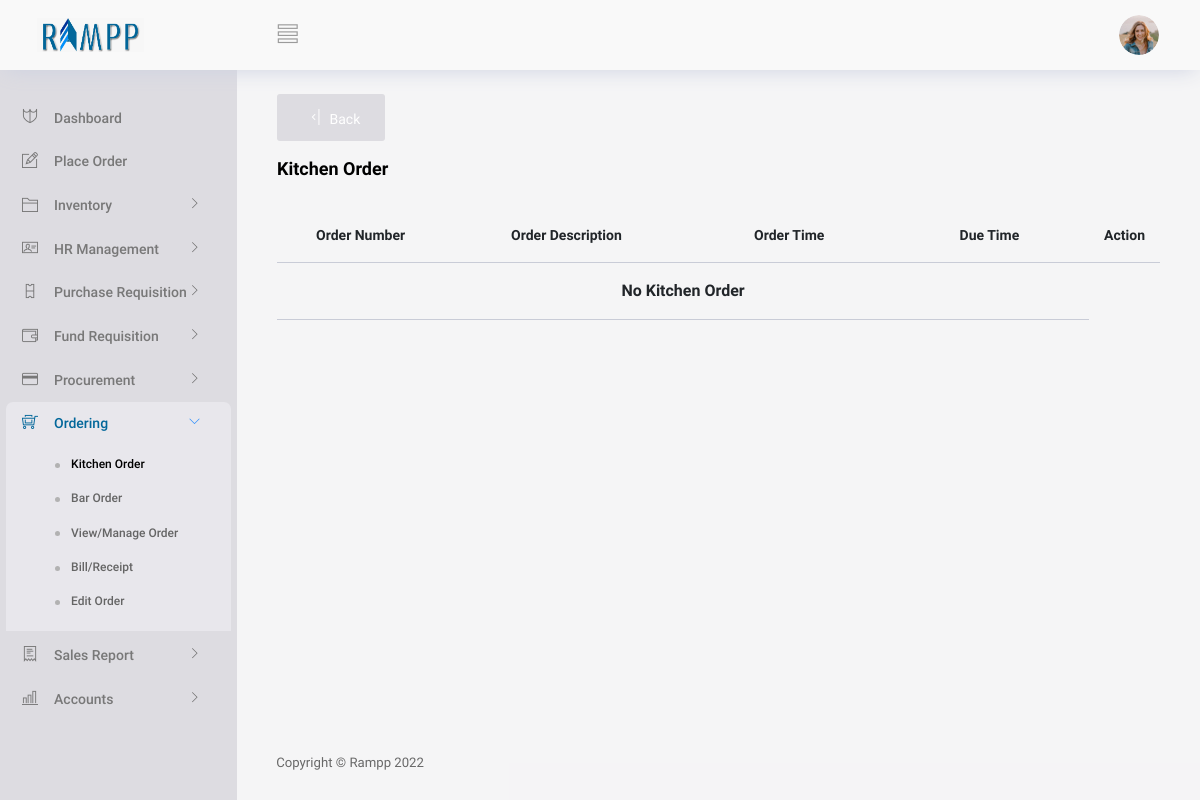
Page /View/Ordering/kichen.php (signed in) on the earlier database version.
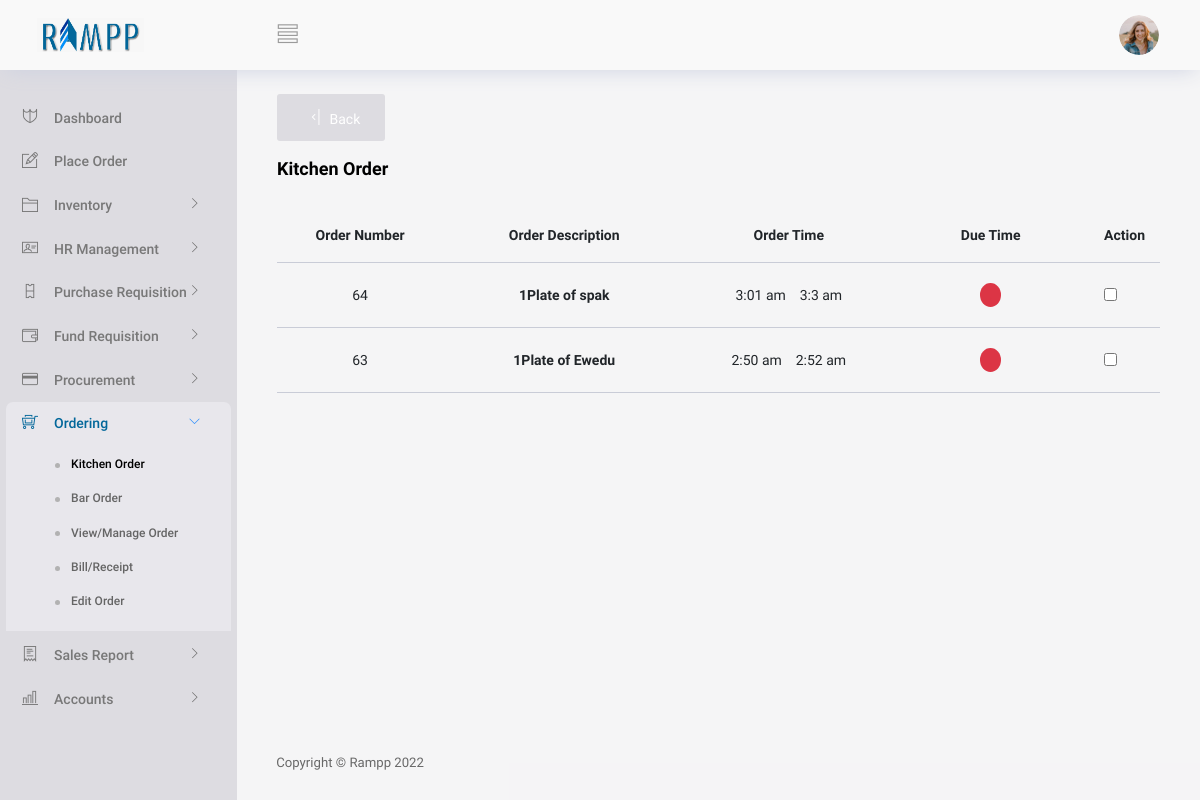
Same page on the later database version.
### tables this page shows
CREATE TABLE IF NOT EXISTS `orders` (
  `sellerid` int(10) DEFAULT NULL,
  `orderid` int(10) NOT NULL,
  `totaltime` int(30) NOT NULL,
  `totalammount` int(200) NOT NULL,
  `status` int(10) NOT NULL,
  `orderdate` date NOT NULL,
  `odertime` varchar(30) NOT NULL,
  `hr` int(10) NOT NULL,
  `min` int(10) NOT NULL,
  `ampm` varchar(20) NOT NULL,
  `br` int(20) NOT NULL,
  `kch` int(20) NOT NULL,
  `receipt` int(10) NOT NULL,
  `k` int(10) NOT NULL,
  `b` int(10) NOT NULL,
  `bill` int(10) NOT NULL,
  `kt` int(100) NOT NULL,
  `bt` int(100) NOT NULL,
  `totalProfit` int(100) NOT NULL,
  `customerId` int(70) NOT NULL
);

CREATE TABLE IF NOT EXISTS `orderditems` (
  `productname` varchar(200) NOT NULL,
  `price` int(100) NOT NULL,
  `quantity` int(100) NOT NULL,
  `amount` int(200) NOT NULL,
  `preptime` int(60) NOT NULL,
  `orderid` int(100) NOT NULL,
  `productcat` varchar(200) NOT NULL,
  `sn` int(200) NOT NULL,
  `finish` int(10) NOT NULL,
  `prepAt` varchar(100) NOT NULL,
  `description` varchar(200) NOT NULL,
  `dateOrderd` date DEFAULT NULL,
  `productId` int(100) NOT NULL,
  `profit` int(100) NOT NULL,
  `costprice` int(100) DEFAULT NULL,
  `sellingprice` int(100) DEFAULT NULL,
  `unitOfMeasure` varchar(70) NOT NULL,
  `id` int(11) NOT NULL AUTO_INCREMENT,
  PRIMARY KEY (`id`)
);

### Controller/generalController.php (called while the page is built, shortened)
<?php
class GeneralController
{
    function getAllOrderItems($conn,$id)
    {
        $items = array();
        $query = "SELECT * FROM orderditems WHERE orderid ='$id'";
        $results = mysqli_query($conn, $query);
        while ($row = mysqli_fetch_array($results)) {
            $items[] = $row;
        }
        return $items;
    }
    function getAllKitchenOrder($conn)
    {
        $items = array();
        $query = "SELECT * FROM orders WHERE kch='1' AND `status`='0'";
        $results = mysqli_query($conn, $query);
        while ($row = mysqli_fetch_array($results)) {
            $items[] = $row;
        }
      return $items;
    }
    function check_in_array(array $array, $callback)
    {
        $value = call_user_func($callback, $array);
        return $value;
    }
}

### View/Ordering/kichen.php (the view, shortened to what the rows shown need)
<?php
   if(isset($_SESSION['validuser']))
   {
     include("../partials/_header.php");
     require("../../Controller/generalController.php");
     $conn = conString1();
    $UserUtils = new GeneralController();
    $order =  $UserUtils->getAllKitchenOrder($conn);
?>
<body>
  <div class="container-scroller">
    <div class="container-fluid page-body-wrapper">
      <div class="main-panel">
        <div class="content-wrapper gbgn">
          <br/>
          <br/>
         <div class="row">
         <div class="col-12 grid-margin ">
              <div class="" >
                <div class="">
                <div class="table-responsive">
                    <table class="table table-hover">
                        <thead>
                            <tr>
                                <th class="text-center" width="20%">Order Number</th>
                                <th class="text-center" width="30%">Order Description</th>
                                <th class="text-center" width="25%">Order Time</th>
                                <th class="text-center" width="25%">Due Time</th>
                                <th class="text-left" width="25%">Action</th>
                            </tr>
                        </thead>
                        <tbody>
                        <?php
                        $data22 =  $UserUtils->check_in_array($order, function($i){
                          $ans = array();
                          foreach ($i as $index => $v) {
                              if ($v['k'] == 0) {
                                  $ans[] = $v;
                              }
                          }
                          return (count($ans) == 0?array():$ans);
                          });
                           if (count($data22) < 1) {
                        ?>
                        <tr>
                        <th colspan="4" class="text-center">No Kitchen Order</th>
                        </tr>
                          <?php
                           }else{
                              foreach ($data22 as $index => $value) {
                          ?>
                              <tr>
                                <td class="text-center"><?php echo $value['orderid'] ?></td>
                                <td class="text-center">
                                  <div class="row">
                                  <?php
                                  $data =  $UserUtils->getAllOrderItems($conn,$value['orderid']);
                                  $data2 =  $UserUtils->check_in_array($data, function($i){
                                    $ans = array();
                                    foreach ($i as $index => $v) {
                                        if ($v['prepAt'] == "Kitchen") {
                                            $ans[] = $v;
                                        }
                                    }
                                    return (count($ans) == 0?array():$ans);
                                    });
                                      foreach ($data2 as $index => $value2) {
                                        $min = $value['min']+$value['kt'];
                                  ?>
                                    <div class="col-12">
                                    <p class="font-weight-bold mb-0"><?php echo $value2["quantity"]."".$value2["unitOfMeasure"]." of ". $value2['productname'] ?></p>
                                    </div>
                                  <?php
                                    }
                                  ?>
                                  </div>
                                </td>
                                <td class="text-center"><?php echo $value['odertime']?> &nbsp;&nbsp; <?php echo "".$value['hr'].":".$min." ".$value['ampm']?> </td>
                                <?php
                                $h = date("h")+1;
                                $m = date("i");
                                $ts = "$h:$m";
                                $hr = $value['hr'];
                                $ot = "$hr:$min";
                                $dd = date("h:i",strtotime($ts));
                                $ee = date("h:i",strtotime($ot));
                                  if ($dd > $ee){
                                ?>
                                 <td class="text-center"><label class='badge badge-danger rounded-circle text-danger'>.</label> </td>
                                <?php
                                }else{
                                  ?>
                                  <td class="text-center"><label class='badge badge-success rounded-circle text-success'>.</label> </td>
                                <?php
                                }
                              ?>
                                  <td class="text-left "><input class="text-primary" value="1"  type="checkbox" onChange="checkItem(<?php echo $value['orderid'] ?>,this)"></td>
                              </tr>
                              <?php
                              }
                              }
                                ?>
                        </tbody>
                    </table>
                </div>
                </div>
              </div>
            </div>
         </div>
        </div>
        </div>
        </div>
      </div>
<?php
 include("../partials/_script.php");
?>
<?php
 }
 else
 {
     header("Location: ../../index.php?message=loginNot");
     exit;
 }
?>

Differences in the rows shown:
added orders: orderid "64", odertime "3:01 am", hr "3", min "3", ampm "am"
added orderditems: quantity "1", unitOfMeasure "Plate", productname "spak", shown under "64"
added orders: orderid "63", odertime "2:50 am", hr "2", min "52", ampm "am"
added orderditems: quantity "1", unitOfMeasure "Plate", productname "Ewedu", shown under "63"
Other differences:
text no longer shown: "No Kitchen Order"
